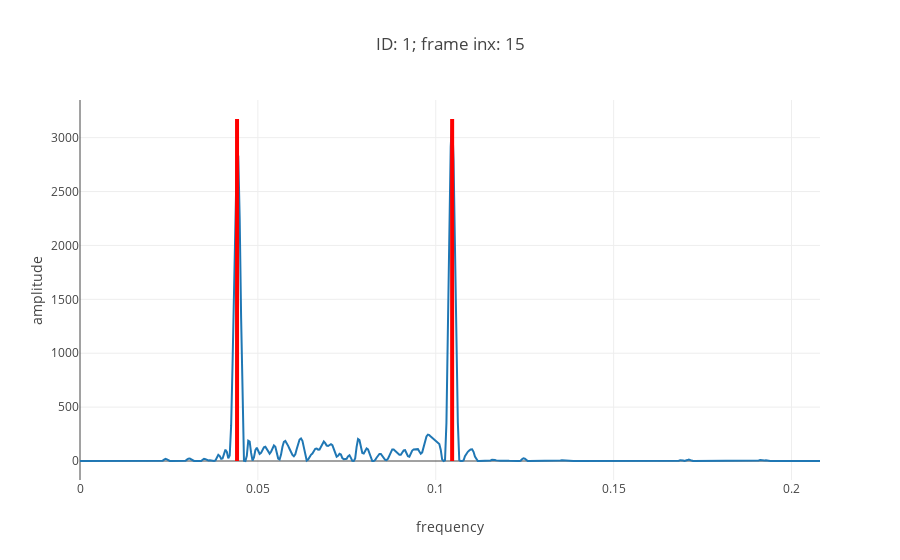

Notebook cell for this chart:
### Markdown cell above
### II. Visual inspecction.


We're going to select a single transect from one of the figure folders available to use. We will look at the distribution of intensities across this transect. 

We deploy on this transect the method that is to be applied across data sets. This is implemented through the function `frame_peaks`. This function takes a number of arguments that will impact the output:

- amp_cap: caps transect data to specified value.
- peak_cap: minimum intensity value accepted for cluster centroid positions. 
- peak_iso: minimum distance between cluster centroids: centroids below this distance are merged. 
- extremes: retains only positions corresponding to minimum and max peak positions.

### Code cell
image_avail= image_dict.keys()
image_avail= sorted(image_avail)


## chose image folder by index
image_idx= 0
## chose transect by index (transects in increasing order).
frame= 15

Sample_N= 1000 ## Number of samples used for clustering.
amp_cap= 1e6 # max amp cap.
peak_cap= 40 # min amp cap.
peak_iso= .15 # cluster centre proximity cap, as proportion of transect distance. 
band_qtl= 0.02 # MS qtl
frame_plot= True
extremes= True ## extract only min and max peaks.
center= False ## center peak positions. 


#################
#################

image_select= image_avail[image_idx]
print(image_select)

pxl_dist= 40e-5 # distance between pixels in transect

surface= image_dict[image_select]['surface'] # transect position list for selected image.

array_spec= image_dict[image_select]['I'].T
#spec_fs= np.linspace(0,height, array_spec.shape[0])



peak_cent, time_spec, amps_centres,figure_frame= frame_peaks(array_spec, surface,
                frame= frame,
                peak_iso= peak_iso,
                Sample_N= Sample_N,
                amp_cap= amp_cap,
                peak_cap= peak_cap,
                band_qtl= band_qtl,
                frame_plot= frame_plot,
                extremes= extremes,
                center= center,
                pxl_dist= pxl_dist,
                label= image_select)

#
iplot(figure_frame)

### Figure 1 — Plotly figure (JSON) as saved in the notebook; plotly's stock layout.template omitted (floating-point values rounded to 4 significant figures; data arrays with more than 128 entries replaced by an {"elided": "..."} marker saying what was removed)
{"data": [{"mode": "lines", "type": "scatter", "uid": "13eea556-6137-45b2-86c3-6f613f724693", "x": {"elided": "520 float values"}, "y": {"elided": "520 float values"}}], "layout": {"shapes": [{"line": {"color": "red", "dash": "solid", "width": 4}, "type": "line", "x0": 0.04414, "x1": 0.04414, "y0": 0, "y1": 3173.0}, {"line": {"color": "red", "dash": "solid", "width": 4}, "type": "line", "x0": 0.1046, "x1": 0.1046, "y0": 0, "y1": 3173.0}], "title": {"text": "ID: 1; frame inx: 15"}, "xaxis": {"title": {"text": "frequency"}}, "yaxis": {"title": {"text": "amplitude"}}}}
